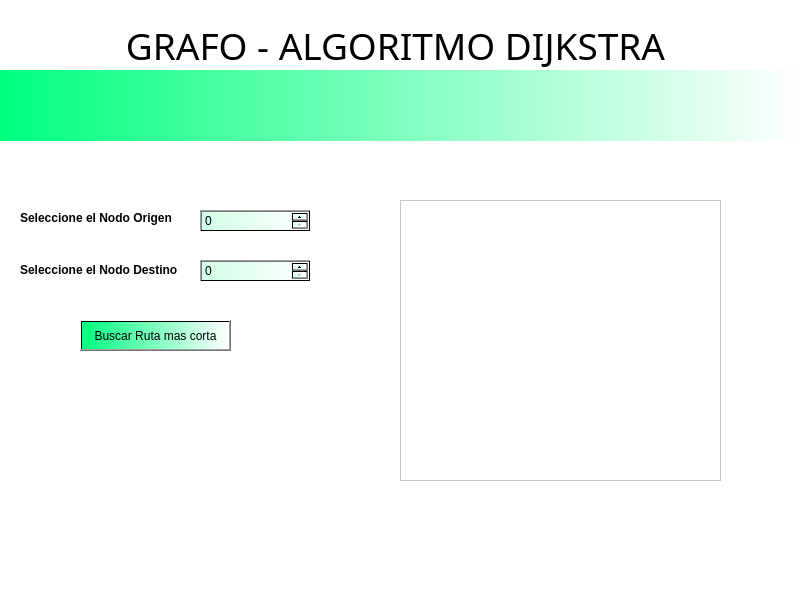
<?xml version="1.0" encoding="UTF-8"?>
<ui version="4.0">
 <class>MainWindow</class>
 <widget class="QMainWindow" name="MainWindow">
  <property name="geometry">
   <rect>
    <x>0</x>
    <y>0</y>
    <width>800</width>
    <height>600</height>
   </rect>
  </property>
  <property name="windowTitle">
   <string>MainWindow</string>
  </property>
  <property name="styleSheet">
   <string notr="true">background-color:rgb(255, 255, 255)</string>
  </property>
  <widget class="QWidget" name="centralwidget">
   <widget class="QLabel" name="label">
    <property name="geometry">
     <rect>
      <x>0</x>
      <y>-10</y>
      <width>791</width>
      <height>111</height>
     </rect>
    </property>
    <property name="font">
     <font>
      <family>Viner Hand ITC</family>
      <pointsize>28</pointsize>
     </font>
    </property>
    <property name="styleSheet">
     <string notr="true">background-color:rgb(255, 255, 255)</string>
    </property>
    <property name="text">
     <string>&lt;html&gt;&lt;head/&gt;&lt;body&gt;&lt;p align=&quot;center&quot;&gt;GRAFO - ALGORITMO DIJKSTRA&lt;/p&gt;&lt;/body&gt;&lt;/html&gt;</string>
    </property>
   </widget>
   <widget class="QLabel" name="label_2">
    <property name="geometry">
     <rect>
      <x>0</x>
      <y>70</y>
      <width>801</width>
      <height>71</height>
     </rect>
    </property>
    <property name="styleSheet">
     <string notr="true">background-color:qlineargradient(spread:pad, x1:0, y1:0, x2:1, y2:0, stop:0 rgba(0, 255, 127, 255), stop:1 rgba(255, 255, 255, 255))</string>
    </property>
    <property name="text">
     <string/>
    </property>
   </widget>
   <widget class="QLabel" name="label_3">
    <property name="geometry">
     <rect>
      <x>20</x>
      <y>210</y>
      <width>161</width>
      <height>16</height>
     </rect>
    </property>
    <property name="text">
     <string>&lt;html&gt;&lt;head/&gt;&lt;body&gt;&lt;p&gt;&lt;span style=&quot; font-size:9pt; font-weight:600;&quot;&gt;Seleccione el Nodo Origen&lt;/span&gt;&lt;/p&gt;&lt;/body&gt;&lt;/html&gt;</string>
    </property>
   </widget>
   <widget class="QLabel" name="label_4">
    <property name="geometry">
     <rect>
      <x>20</x>
      <y>260</y>
      <width>171</width>
      <height>21</height>
     </rect>
    </property>
    <property name="text">
     <string>&lt;html&gt;&lt;head/&gt;&lt;body&gt;&lt;p&gt;&lt;span style=&quot; font-size:9pt; font-weight:600;&quot;&gt;Seleccione el Nodo Destino&lt;/span&gt;&lt;/p&gt;&lt;/body&gt;&lt;/html&gt;</string>
    </property>
   </widget>
   <widget class="QSpinBox" name="nodoOrigen">
    <property name="geometry">
     <rect>
      <x>200</x>
      <y>210</y>
      <width>111</width>
      <height>22</height>
     </rect>
    </property>
    <property name="styleSheet">
     <string notr="true">background-color:qlineargradient(spread:pad, x1:0, y1:0, x2:1, y2:0, stop:0 rgba(209, 255, 230, 255), stop:1 rgba(255, 255, 255, 255))</string>
    </property>
   </widget>
   <widget class="QSpinBox" name="nodoDestino">
    <property name="geometry">
     <rect>
      <x>200</x>
      <y>260</y>
      <width>111</width>
      <height>22</height>
     </rect>
    </property>
    <property name="styleSheet">
     <string notr="true">background-color:qlineargradient(spread:pad, x1:0, y1:0, x2:1, y2:0, stop:0 rgba(209, 255, 230, 255), stop:1 rgba(255, 255, 255, 255))</string>
    </property>
   </widget>
   <widget class="QPushButton" name="buscar">
    <property name="geometry">
     <rect>
      <x>80</x>
      <y>320</y>
      <width>151</width>
      <height>31</height>
     </rect>
    </property>
    <property name="styleSheet">
     <string notr="true">background-color:qlineargradient(spread:pad, x1:0, y1:0, x2:1, y2:0, stop:0 rgba(0, 255, 127, 255), stop:1 rgba(255, 255, 255, 255))</string>
    </property>
    <property name="text">
     <string>Buscar Ruta mas corta</string>
    </property>
   </widget>
   <widget class="QLabel" name="consola">
    <property name="geometry">
     <rect>
      <x>30</x>
      <y>390</y>
      <width>251</width>
      <height>141</height>
     </rect>
    </property>
    <property name="text">
     <string/>
    </property>
   </widget>
   <widget class="QFrame" name="frame">
    <property name="geometry">
     <rect>
      <x>400</x>
      <y>200</y>
      <width>321</width>
      <height>281</height>
     </rect>
    </property>
    <property name="frameShape">
     <enum>QFrame::StyledPanel</enum>
    </property>
    <property name="frameShadow">
     <enum>QFrame::Raised</enum>
    </property>
   </widget>
  </widget>
  <widget class="QMenuBar" name="menubar">
   <property name="geometry">
    <rect>
     <x>0</x>
     <y>0</y>
     <width>800</width>
     <height>21</height>
    </rect>
   </property>
  </widget>
  <widget class="QStatusBar" name="statusbar"/>
 </widget>
 <resources/>
 <connections/>
</ui>
